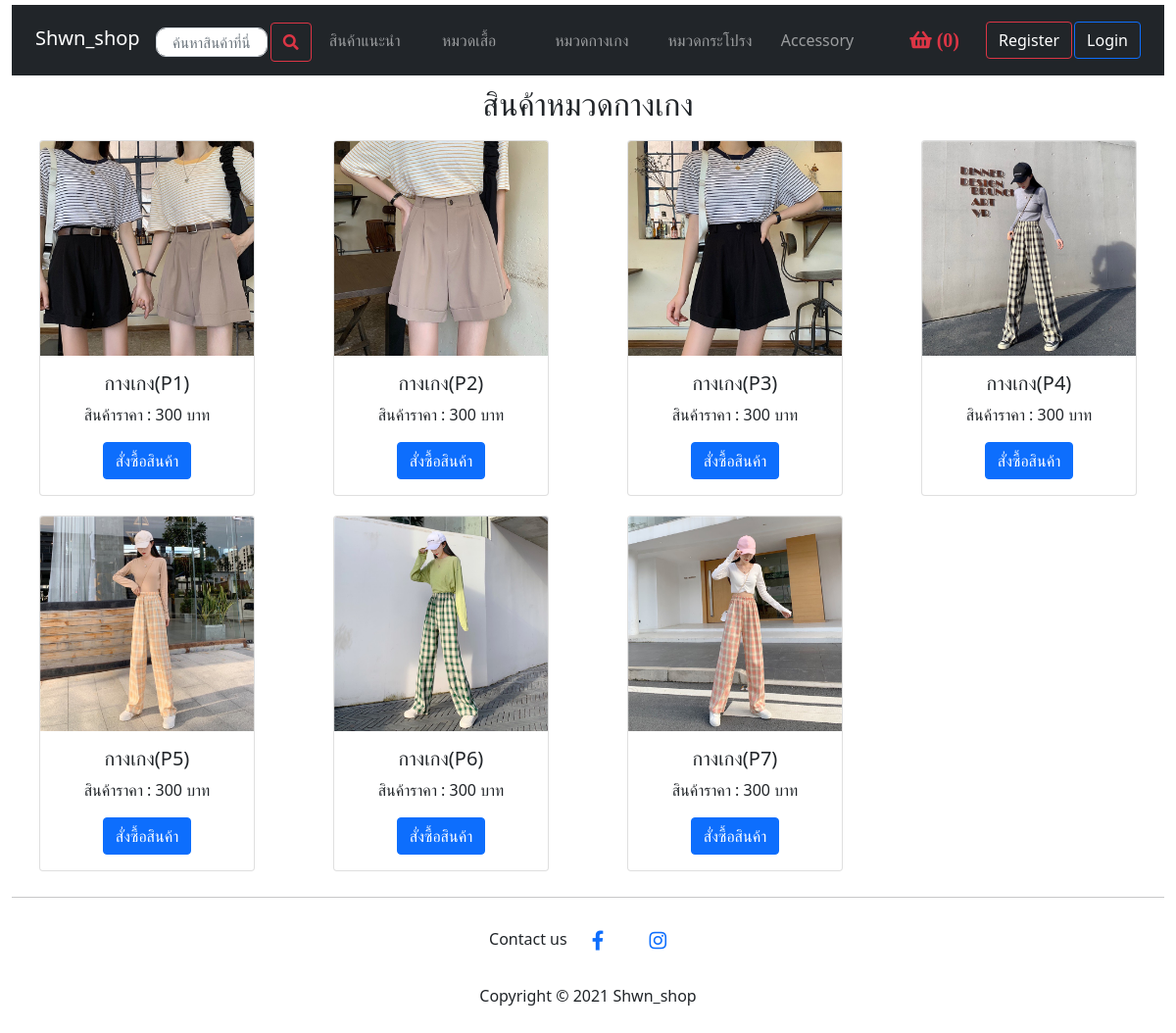
Screenshot of /ecping/php/pant.php with the database file from the repository.
### tables this page shows
CREATE TABLE `pant_product` (
  `id` varchar(5) NOT NULL,
  `name` varchar(50) NOT NULL,
  `price` int(4) NOT NULL,
  `IMG` varchar(50) NOT NULL
);

### ecping/php/pant.php (the view, shortened to what this page needs)
<?php
include 'config.php';
?>
<!DOCTYPE html>
<html lang="en">
<head>
    <link href="https://cdn.jsdelivr.net/npm/bootstrap@5.0.2/dist/css/bootstrap.min.css" rel="stylesheet"
>
    <link rel="stylesheet" href="../style.css">
    <link rel="stylesheet" href="../css/all.min.css">
</head>
<body>
    <div class="container" id="main">
        <div class="row">
            <form name="input" action="../php/search.php" method="post">
                <header>
                    <nav class="navbar navbar-expand-lg navbar-dark bg-dark" id="navbar">
                        <div class="container-fluid">
                            <a class="navbar-brand" id="navbarHome" href="../index.php">Shwn_shop</a>
                            <div class="collapse navbar-collapse" id="navbarNavAltMarkup">
                                <div class="navbar-nav">
                                    <input type="text" placeholder="ค้นหาสินค้าที่นี่" class="form-control"
                                        id="inputsearch">
                                    <button class="btn btn-outline-danger" type="submit"
                                        style="margin: 10px 0px 0px 3px; height: 40px;"><i
                                            class="fas fa-search"></i></button>
                                    <a class="nav-link" aria-current="page" href="../index.php">สินค้าแนะนำ</a>
                                    <a class="nav-link" aria-current="page" href="shirt.php">หมวดเสื้อ</a>
                                    <a class="nav-link" aria-current="page" href="pant.php">หมวดกางเกง</a>
                                    <a class="nav-link" aria-current="page" href="skirt.php">หมวดกระโปรง</a>
                                    <a class="nav-link" aria-current="page" href="Acc.php">Accessory</a>
                                    <?php
                                        $count = 0;
                                    ?>
                                    <span><a class="btn btn-link btn-floating btn-lg text-danger m-1" href="../pages/basket.php"
                                            role="button" data-mdb-ripple-color="dark" style="margin-left: 40%;"><i
                                                class="fas fa-shopping-basket" style="margin-left: 5%; width:70px;"> (<?php echo $count ;?>)</i></a></span>
                                </div>
                                <?php
                                    if(!isset($_SESSION['e_mail'])){
                                        echo '<a class="btn btn-outline-danger" href="../pages/register.html" role="button" id="registerbut"
                                        style="margin-left: auto;">Register</a>';
                                        echo '<a class="btn btn-outline-primary" href="../pages/login.html" role="button"
                                        id="loginbut">Login</a>';
                                    }if(isset($_SESSION['e_mail'])){
                                        echo '<a class="btn btn-outline-danger" href="profile_pages.php" role="button" id="registerbut"
                                        style="margin-left: auto;">Your Profile</a>';
                                        echo '<a class="btn btn-outline-primary" href="logout.php" role="button"
                                        id="loginbut">logout</a>';
                                    }
                                ?>
                            </div>
                        </div>
                    </nav>
                </header>
            </form>
        </div>
        <h2 style="text-align: center; margin-top: 10px;">สินค้าหมวดกางเกง</h2>
        <div class="row">
            <?php
            $sql = "select * from pant_product ORDER BY id ASC";
            $result = mysqli_query($con,$sql);
            if(mysqli_num_rows($result) > 0)
            {
                while($row = mysqli_fetch_array($result))
                {
                    ?>
                     <div class="col-sm-3">
                    <form method="POST" action="manage_cart.php?id=<?= $row['id']; ?>">
                    <div class="card" style="width: 80%; margin: 10px 0px 10px 10%; text-align: center;" >
                    <img src= <?php echo $row['IMG'];?> class="card-img-top" alt="...">
                    <div class="card-body">
                      <h5 class="card-title"><?php echo $row['name'];?></h5>
                      <p>สินค้าราคา : <?php echo $row['price'];?> บาท</p>
                      <button class="btn btn-primary" name="Add_To_Cart"id="buyitem">สั่งซื้อสินค้า</button>
                    </div>
                  </div>
              </form>
                </div>
                <?php
                }
            }
            ?>
        </div>
        <hr>
        <footer class="text-center text-black" style="margin-bottom: 50px;">
            Contact us
            <a class="btn btn-link btn-floating btn-lg text-primary m-1" href="https://www.facebook.com/pingsuwatcharin"
                target="_blank" role="button" data-mdb-ripple-color="dark"><i class="fab fa-facebook-f"></i></a>
            <a class="btn btn-link btn-floating btn-lg text-primary m-1" href="https://www.instagram.com/ping.shwn/"
                target="_blank" role="button" data-mdb-ripple-color="dark"><i class="fab fa-instagram"></i></a>
            Copyright © 2021 Shwn_shop
        </footer>
    </div>
</body>
</html>

### ecping/style.css (style rules this page uses)
* { margin: 0px; padding: 0px; }
html { scroll-behavior: smooth; }
#main { max-width: 1500px; }
#navbar { margin-top: 5px; }
#navbarHome { margin-bottom: 5px; }
.nav-link { margin-left: 10px; margin-top: 8px; text-align: left; font-size: 1rem; width: 100%; }
#registerbut { margin-left: 2%; margin-bottom: 1px; color: white; text-align: center; }
#loginbut { color: white; margin-left: 2px; margin-bottom: 1px; text-align: center; }
#inputsearch { width: 100%; height: 30px; border-radius: 10px; margin: 15px 0px 0px 0px; font-size: 15px; text-align: center; }

### rows the page displays
pant_product: IMG (picture), name "กางเกง(P1)", price "300"
pant_product: IMG (picture), name "กางเกง(P2)", price "300"
pant_product: IMG (picture), name "กางเกง(P3)", price "300"
pant_product: IMG (picture), name "กางเกง(P4)", price "300"
pant_product: IMG (picture), name "กางเกง(P5)", price "300"
pant_product: IMG (picture), name "กางเกง(P6)", price "300"
pant_product: IMG (picture), name "กางเกง(P7)", price "300"

### other values shown
$count "0"
